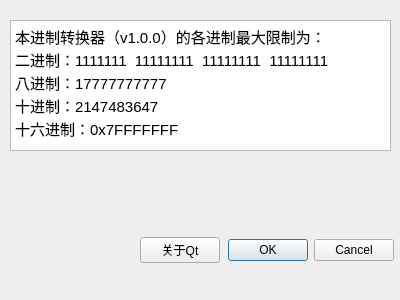
<?xml version="1.0" encoding="UTF-8"?>
<ui version="4.0">
 <class>AboutDialog</class>
 <widget class="QDialog" name="AboutDialog">
  <property name="geometry">
   <rect>
    <x>0</x>
    <y>0</y>
    <width>400</width>
    <height>300</height>
   </rect>
  </property>
  <property name="windowTitle">
   <string>Dialog</string>
  </property>
  <widget class="QWidget" name="horizontalLayoutWidget">
   <property name="geometry">
    <rect>
     <x>140</x>
     <y>210</y>
     <width>254</width>
     <height>80</height>
    </rect>
   </property>
   <layout class="QHBoxLayout" name="horizontalLayout">
    <item>
     <widget class="QPushButton" name="aboutqt">
      <property name="text">
       <string>关于Qt</string>
      </property>
     </widget>
    </item>
    <item>
     <widget class="QDialogButtonBox" name="ok">
      <property name="orientation">
       <enum>Qt::Horizontal</enum>
      </property>
      <property name="standardButtons">
       <set>QDialogButtonBox::Cancel|QDialogButtonBox::Ok</set>
      </property>
     </widget>
    </item>
   </layout>
  </widget>
  <widget class="QTextBrowser" name="textBrowser">
   <property name="geometry">
    <rect>
     <x>10</x>
     <y>20</y>
     <width>381</width>
     <height>131</height>
    </rect>
   </property>
   <property name="html">
    <string>&lt;!DOCTYPE HTML PUBLIC &quot;-//W3C//DTD HTML 4.0//EN&quot; &quot;http://www.w3.org/TR/REC-html40/strict.dtd&quot;&gt;
&lt;html&gt;&lt;head&gt;&lt;meta name=&quot;qrichtext&quot; content=&quot;1&quot; /&gt;&lt;style type=&quot;text/css&quot;&gt;
p, li { white-space: pre-wrap; }
&lt;/style&gt;&lt;/head&gt;&lt;body style=&quot; font-family:'Ubuntu'; font-size:11pt; font-weight:400; font-style:normal;&quot;&gt;
&lt;p style=&quot; margin-top:0px; margin-bottom:0px; margin-left:0px; margin-right:0px; -qt-block-indent:0; text-indent:0px;&quot;&gt;&lt;span style=&quot; font-family:'Ubuntu';&quot;&gt;本进制转换器（v1.0.0）的各进制最大限制为：&lt;/span&gt;&lt;/p&gt;
&lt;p style=&quot; margin-top:0px; margin-bottom:0px; margin-left:0px; margin-right:0px; -qt-block-indent:0; text-indent:0px;&quot;&gt;&lt;span style=&quot; font-family:'Ubuntu';&quot;&gt;二进制：1111111  11111111  11111111  11111111&lt;/span&gt;&lt;/p&gt;
&lt;p style=&quot; margin-top:0px; margin-bottom:0px; margin-left:0px; margin-right:0px; -qt-block-indent:0; text-indent:0px;&quot;&gt;&lt;span style=&quot; font-family:'Ubuntu';&quot;&gt;八进制：17777777777&lt;/span&gt;&lt;/p&gt;
&lt;p style=&quot; margin-top:0px; margin-bottom:0px; margin-left:0px; margin-right:0px; -qt-block-indent:0; text-indent:0px;&quot;&gt;&lt;span style=&quot; font-family:'Ubuntu';&quot;&gt;十进制：2147483647&lt;/span&gt;&lt;/p&gt;
&lt;p style=&quot; margin-top:0px; margin-bottom:0px; margin-left:0px; margin-right:0px; -qt-block-indent:0; text-indent:0px;&quot;&gt;&lt;span style=&quot; font-family:'Ubuntu';&quot;&gt;十六进制：0x7FFFFFFF&lt;/span&gt;&lt;/p&gt;&lt;/body&gt;&lt;/html&gt;</string>
   </property>
  </widget>
 </widget>
 <resources/>
 <connections>
  <connection>
   <sender>ok</sender>
   <signal>accepted()</signal>
   <receiver>AboutDialog</receiver>
   <slot>accept()</slot>
   <hints>
    <hint type="sourcelabel">
     <x>248</x>
     <y>254</y>
    </hint>
    <hint type="destinationlabel">
     <x>157</x>
     <y>274</y>
    </hint>
   </hints>
  </connection>
  <connection>
   <sender>ok</sender>
   <signal>rejected()</signal>
   <receiver>AboutDialog</receiver>
   <slot>reject()</slot>
   <hints>
    <hint type="sourcelabel">
     <x>316</x>
     <y>260</y>
    </hint>
    <hint type="destinationlabel">
     <x>286</x>
     <y>274</y>
    </hint>
   </hints>
  </connection>
 </connections>
</ui>
